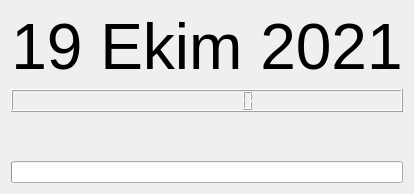
      <widget class="QWidget" name="page_1">
       <layout class="QVBoxLayout" name="verticalLayout_14">
        <item>
         <widget class="QLabel" name="label_bugun_tarihi">
          <property name="font">
           <font>
            <pointsize>48</pointsize>
           </font>
          </property>
          <property name="text">
           <string>19 Ekim 2021</string>
          </property>
          <property name="alignment">
           <set>Qt::AlignCenter</set>
          </property>
         </widget>
        </item>
        <item>
         <widget class="QLCDNumber" name="lcdNumber">
          <property name="smallDecimalPoint">
           <bool>true</bool>
          </property>
          <property name="digitCount">
           <number>8</number>
          </property>
          <property name="mode">
           <enum>QLCDNumber::Dec</enum>
          </property>
          <property name="segmentStyle">
           <enum>QLCDNumber::Filled</enum>
          </property>
          <property name="value" stdset="0">
           <double>0.000000000000000</double>
          </property>
          <property name="intValue" stdset="0">
           <number>0</number>
          </property>
         </widget>
        </item>
        <item>
         <widget class="QLabel" name="label_zile_kalan_sure">
          <property name="font">
           <font>
            <pointsize>24</pointsize>
           </font>
          </property>
          <property name="text">
           <string/>
          </property>
          <property name="alignment">
           <set>Qt::AlignCenter</set>
          </property>
         </widget>
        </item>
        <item>
         <widget class="QProgressBar" name="progressBar_teneffuse_kalan_sure">
          <property name="maximum">
           <number>40</number>
          </property>
          <property name="value">
           <number>0</number>
          </property>
          <property name="alignment">
           <set>Qt::AlignCenter</set>
          </property>
          <property name="invertedAppearance">
           <bool>false</bool>
          </property>
          <property name="format">
           <string/>
          </property>
         </widget>
        </item>
       </layout>
      </widget>
